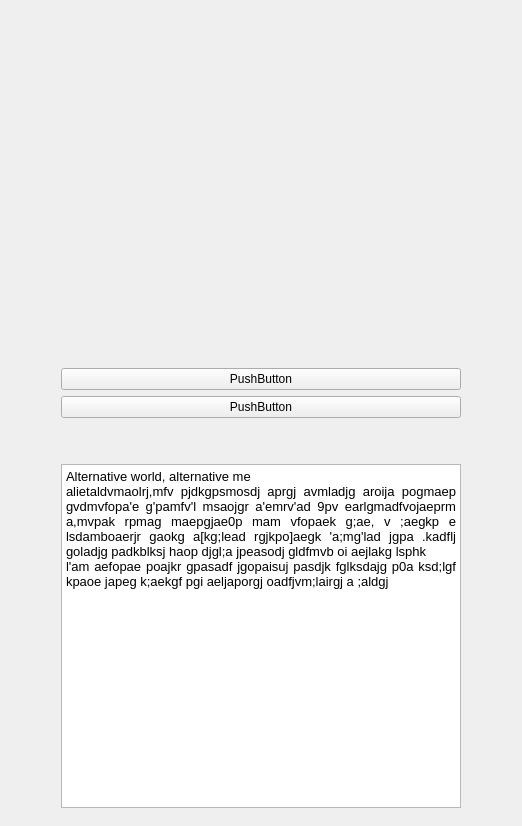
<?xml version="1.0" encoding="UTF-8"?>
<ui version="4.0">
 <class>MainWindow</class>
 <widget class="QMainWindow" name="MainWindow">
  <property name="geometry">
   <rect>
    <x>0</x>
    <y>0</y>
    <width>522</width>
    <height>826</height>
   </rect>
  </property>
  <property name="sizePolicy">
   <sizepolicy hsizetype="Fixed" vsizetype="Fixed">
    <horstretch>0</horstretch>
    <verstretch>0</verstretch>
   </sizepolicy>
  </property>
  <property name="maximumSize">
   <size>
    <width>16777215</width>
    <height>16777215</height>
   </size>
  </property>
  <property name="windowTitle">
   <string notr="true">Font Recognizer</string>
  </property>
  <property name="unifiedTitleAndToolBarOnMac">
   <bool>false</bool>
  </property>
  <widget class="QWidget" name="centralwidget">
   <property name="sizePolicy">
    <sizepolicy hsizetype="Expanding" vsizetype="Expanding">
     <horstretch>1</horstretch>
     <verstretch>1</verstretch>
    </sizepolicy>
   </property>
   <layout class="QVBoxLayout" name="verticalLayout">
    <item alignment="Qt::AlignHCenter">
     <widget class="QFrame" name="horizontalFrame">
      <property name="sizePolicy">
       <sizepolicy hsizetype="Expanding" vsizetype="Preferred">
        <horstretch>0</horstretch>
        <verstretch>0</verstretch>
       </sizepolicy>
      </property>
      <layout class="QHBoxLayout" name="horizontalLayout">
       <item>
        <layout class="QVBoxLayout" name="verticalLayout_2">
         <item alignment="Qt::AlignHCenter">
          <widget class="QLabel" name="labelImage">
           <property name="sizePolicy">
            <sizepolicy hsizetype="Expanding" vsizetype="Expanding">
             <horstretch>0</horstretch>
             <verstretch>0</verstretch>
            </sizepolicy>
           </property>
           <property name="minimumSize">
            <size>
             <width>0</width>
             <height>0</height>
            </size>
           </property>
           <property name="maximumSize">
            <size>
             <width>500</width>
             <height>500</height>
            </size>
           </property>
           <property name="text">
            <string/>
           </property>
           <property name="pixmap">
            <pixmap>E:/Users/joann/Pictures/inspo/inspo/449238_ronnychem_red-reef.jpg</pixmap>
           </property>
           <property name="scaledContents">
            <bool>true</bool>
           </property>
          </widget>
         </item>
         <item>
          <widget class="QPushButton" name="buttonFile">
           <property name="text">
            <string>PushButton</string>
           </property>
          </widget>
         </item>
         <item>
          <widget class="QPushButton" name="buttonProcess">
           <property name="text">
            <string>PushButton</string>
           </property>
          </widget>
         </item>
         <item>
          <spacer name="spacer">
           <property name="orientation">
            <enum>Qt::Vertical</enum>
           </property>
           <property name="sizeType">
            <enum>QSizePolicy::Fixed</enum>
           </property>
           <property name="sizeHint" stdset="0">
            <size>
             <width>150</width>
             <height>40</height>
            </size>
           </property>
          </spacer>
         </item>
         <item>
          <widget class="QTextBrowser" name="boxResults">
           <property name="minimumSize">
            <size>
             <width>400</width>
             <height>0</height>
            </size>
           </property>
           <property name="autoFormatting">
            <set>QTextEdit::AutoBulletList</set>
           </property>
           <property name="html">
            <string>&lt;!DOCTYPE HTML PUBLIC &quot;-//W3C//DTD HTML 4.0//EN&quot; &quot;http://www.w3.org/TR/REC-html40/strict.dtd&quot;&gt;
&lt;html&gt;&lt;head&gt;&lt;meta name=&quot;qrichtext&quot; content=&quot;1&quot; /&gt;&lt;style type=&quot;text/css&quot;&gt;
p, li { white-space: pre-wrap; }
&lt;/style&gt;&lt;/head&gt;&lt;body style=&quot; font-family:'MS Shell Dlg 2'; font-size:9.75pt; font-weight:400; font-style:normal;&quot;&gt;
&lt;p align=&quot;justify&quot; style=&quot; margin-top:0px; margin-bottom:0px; margin-left:0px; margin-right:0px; -qt-block-indent:0; text-indent:0px;&quot;&gt;Alternative world, alternative me&lt;/p&gt;
&lt;p align=&quot;justify&quot; style=&quot; margin-top:0px; margin-bottom:0px; margin-left:0px; margin-right:0px; -qt-block-indent:0; text-indent:0px;&quot;&gt;alietaldvmaolrj,mfv pjdkgpsmosdj aprgj avmladjg aroija pogmaep gvdmvfopa'e g'pamfv'l msaojgr a'emrv'ad 9pv earlgmadfvojaeprm a,mvpak rpmag maepgjae0p mam vfopaek g;ae, v ;aegkp e lsdamboaerjr gaokg a[kg;lead rgjkpo]aegk 'a;mg'lad jgpa .kadflj goladjg padkblksj haop djgl;a jpeasodj gldfmvb oi aejlakg lsphk &lt;/p&gt;
&lt;p align=&quot;justify&quot; style=&quot; margin-top:0px; margin-bottom:0px; margin-left:0px; margin-right:0px; -qt-block-indent:0; text-indent:0px;&quot;&gt;l'am aefopae poajkr gpasadf jgopaisuj pasdjk fglksdajg p0a ksd;lgf kpaoe japeg k;aekgf pgi aeljaporgj oadfjvm;lairgj a ;aldgj &lt;/p&gt;&lt;/body&gt;&lt;/html&gt;</string>
           </property>
           <property name="textInteractionFlags">
            <set>Qt::LinksAccessibleByKeyboard|Qt::LinksAccessibleByMouse|Qt::TextBrowserInteraction|Qt::TextSelectableByKeyboard|Qt::TextSelectableByMouse</set>
           </property>
           <property name="source">
            <url>
             <string>file:///C:/Users/joann/Desktop/Nowy dokument tekstowy.txt</string>
            </url>
           </property>
          </widget>
         </item>
        </layout>
       </item>
      </layout>
     </widget>
    </item>
   </layout>
  </widget>
 </widget>
 <resources/>
 <connections/>
</ui>
